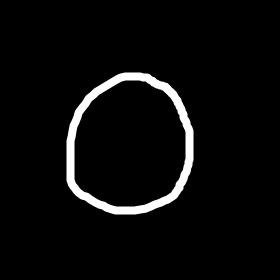
#> input picture mnist_test_imgs/280x280/0_fat.png, 280 x 280 px, found by its file name; its folder holds only this picture in this run
$ jupyter execute --allow-errors mnist.ipynb   (shell and % lines are left out)
#> lines starting #> are read from the running program, lines starting #| are printed output that depends on the picture; after the words box and inside, x2 and y2 are one past the last pixel; in counts of white or black regions, pixels touching at a corner belong together
Make sure you do two things:
    Confirm these settings:
        "livereveal": {
        "height": 1024,
        "scroll": true,
        "theme": "sky",
        "width": 2048
      }

      Also ensure that zoom is at 80%

<h1 align='center'>Welcome to the Cerebro lunch and learn!</h1>

<center></center>

<b>Today</b> we will be going through the classic 'MNIST' tutorial. By the end of this demo we will:

1. Train a Neural Network to predict Digits from the curated MNIST dataset
2. See if we can use this model to predict our own handwriting!

<h2 align='center'>While we pass around the Note</h2>

<center></center>

<h2 align='center'>let's talk shop</h2>

<h4 align='left-indent'>What is machine learning?</h4>

- ... a `buzzword` that refers to the practice of taking data, and applying algorithms to determine and predict behaviors, patterns, trends, using computers.
- “.... the science of getting computers to act without being explicitly programmed.” – [Stanford, Coursera, Andrew Ng -- Former Head of Google Brain](https://www.coursera.org/learn/machine-learning)

# Technically, ML has been around since the 1950, but only recently has it started to really take the world by storm.

## [Why?](https://www.forbes.com/sites/bernardmarr/2016/02/19/a-short-history-of-machine-learning-every-manager-should-read/#3233d50a15e7)

 Well because, it's readily available to anyone now with the advent of cloud computing (Thank you SoftLayer!) and because of the brilliant developers and researchers that have redefined the limits of machine learning.

<h2>Quick History</h2>

- 1950 <b>Alan Turing</b> creates turing test (can a machine fool a human?).

- 1952 <b>Arthur Samuel (IBM)</b> designed a model that could learn how to play checkers, becoming more efficient over time.

- 1997 <b>IBM Deep Blue</b> beats World Chess Champion using ML.

- 2006 <b>Geoff Hinton</b>, considered the 'Godfather of Deep Learning', basically created and proved the concept of artificial neural nets, back propagation, deep belief networks, etc...

- 2011 <b>Watson vs. Jeopardy</b>  Watson beats Jeopardy winners, Ken Jennings and Brad Rutter

- 2015 <b>GoogLeNet</b> is a 22 layer CNN and was the winner of ILSVRC 2014 with a top 5 error rate of 6.7% when it came to image classification.

<center></center>

<h1>Okay, so what's the difference between machine learning vs. conv nets vs. deep learning?</h1>

- Convolutional Neural Networks, Deep Neural Networks, Deep Learning Algorithms, etc.... are all _subsets_ of <b>ML.</b>
- They are all methods and practices used to teach machines how to learn and predict insightful data

# What does it look like?

<center></center>

<b>Current Applications</b>
- Self Driving Cars (Tesla)
- Image Detection and Tracking (Computer Vision)
- AI - IBM Watson
- Data Predictions (predicting when wells run dry, potential networking issues- optimal path, etc...)
- Model real world data and develop insights (commercial/retail, trends, stocks)

<b>What's the point?</b>

- Stand on the shoulders of giants.
- Having PHD/M.S. degree does not equate to ML Expertise
- Anyone with desire and commitment can learn what methods and techniques can be applied to tackle difficult problems, even if they don't have an advanced degree in mathematics or 10 years of research experience.
- Why not leverage what we can?

<center></center>

<h2 align = "center">Back to our agenda</h2>

- Train a Nueral Network to predict Digits from the curated MNIST dataset
- See if we can use this model to predict our own handwriting!

<h3>What is the `hello world` of Tensor Flow? (Keras, SKLearn, etc...)</h3>

* It is commonly referred to as the MNIST tutorial (784, 28x8)

* The tutorial will train a model using a handwritten dataset (labeled, supervised learning) that can beat a human at recognizing digits in images.

<b>Note: [The average human error rate is around 2-2.5%](https://papers.nips.cc/paper/656-efficient-pattern-recognition-using-a-new-transformation-distance.pdf)</b>

<h3>What is MNIST?</h3>

A curated handwritten dataset used for this tutorial
- MNIST Dataset (Handwritten dataset of 60k/10k labeled train/test images.
- What is the current state of the art?
    - [.23% Error rate!! (ICML 2013)](http://rodrigob.github.io/are_we_there_yet/build/classification_datasets_results.html)

<center><h1>Example Images from MNIST!</h1></center>

<center></center>

[cell 1]
import time
import cv2
import numpy as np
import os

from keras.datasets import mnist
from keras.models import Sequential
from keras.layers import Dense, Activation, Flatten, Dropout
from keras.utils import np_utils
from matplotlib import pyplot as plt

def mlp_model(input_shape, num_classes=10):
    """
    Multilayer perceptron model. Not a very deep network.
    :param input_dim:
    :param num_classes:
    :return:
    """
    # An "activation" is just a non-linear function applied to the output
    # of the layer above. Here, with a "rectified linear unit",
    # we clamp all values below 0 to 0.

    # This special "softmax" activation among other things,
    # ensures the output is a valid probaility distribution, that is
    # that its values are all non-negative and sum to 1.

    # Credits: https://github.com/wxs/keras-mnist-tutorial/blob/master/MNIST%20in%20Keras.ipynb
    # Xavier Snelgrove - cofounder of WhirlScape
    model = Sequential()
    model.add(Dense(512, input_shape=input_shape, kernel_initializer='normal', activation='relu'))
    model.add(Dropout(0.2)) # Dropout helps protect the model from memorizing or "overfitting" the training data
    model.add(Dense(512, input_shape=input_shape, kernel_initializer='normal', activation='relu'))
    model.add(Dropout(0.2))
    model.add(Dense(num_classes, kernel_initializer='normal', activation='softmax'))
    model.compile(loss='categorical_crossentropy', optimizer='adam', metrics=['accuracy'])
    print("Model Compiled! -- {}".format(model))
    return model

#> (the rest of this cell did not finish here and is left out)

[cell 2]
#Let's read the data
print('-'*20+'reading data'+'-'*20)
#> (the rest of this cell did not finish here and is left out)

# While the model trains... what does the model actually do?

<h4>Well Let's say we have an sensor (independent variable) that results in a value that we want to predict (dependant variable)</h4>

<center></center>

<center></center>

credits: Lucas Liew, StackExchange

# Easy, right? Well how about the math?

<center></center>

### Let's break it down
caveat: simplication

- activation functions (sigmoid) -- switches, 1 or 0. (Neurons)
    What is the collective value of the weights and their respective biases? In this case, what is the probability of a specific feature mapping to an output?
- weights -- allow you to determine how strong a given signal is
    Say you wanted to put a higher preference on a specific signal vs other features (signal strength)
- biases -- allow you to shift curves (y=mx+b)
    Say you wanted had the line y=mx+b. If the data was centered say at (0, 2) the line would be a poor fit.

# Okay I understand bias, over and underfitting, but why is this important?

- This is how we will describe and augment our model accuracies. By understanding these core concepts we can achieve a great deal of accuracy, while prodding the 'black box'

- We can apply 'smart' methods to 'automate' finding the best ways to tune parameters for the model, so that we maximize our accuracy and minimize our losses.

    - Kfolding (Stratified)
    - GridSearchCV

<center><h1>How do you score these models? What does that even mean?</h1></center>

<h3 align='left'>First Let's define `score`</h3>

- A score is the overall accuracy returned by the model when ran against our <b>test set</b> (10k images).
- <b>Note:</b> our model has never seen these images before, it was only trained on the <b>training set</b> (60k images).

<h3 align='left'>What are our metrics?</h3>

* Validation Accuracy (as the model runs, take a portion of our training data and test to see what our accuracy is).

* Loss: output of our loss function (categorical crossentropy formula)

#> (a cell that did not finish here is left out)

<center><h1> Results </h1></center>

Though our results may seem pretty great for the simplicity of the model -- it means nothing if it doesn't accomplish the predefined goal set forward...

<h3 align='left'>Takeaways</h3>

* Our model was not very deep (6 layers total, 4 hidden, 1 input, 1 output)

* We only trained for 10 epochs (number of complete training iterations)

* Our accuracy was good! But think what a 2% error rate would mean for self driving cars..

<center><h1> Now let's test our results on our own images! </h1></center>

<center></center>

<h1>This is where the preprocessing for original handwritten digits happens</h1>

[cell 4]
import os

im_fns = []
reshaped_imgs = []

img_path = os.path.realpath(os.getcwd()) + "\\mnist_test_imgs\\280x280\\"
print('Parsing Images In {}'.format(img_path))

for fn in os.listdir(img_path):
#     print(fn)
    if os.path.isdir('mnist_test_imgs\\' + fn):
#         print('This is a DIR: {}'.format(fn))
        continue
    else:
        im = cv2.imread(img_path + fn, 0)
#> im is the input picture: shape (280, 280); min 0, max 255, mean 10.7
        im_resized = cv2.resize(src=im, dsize=(28,28), interpolation=cv2.INTER_LINEAR)
        im_reshaped = im_resized.reshape(1, 784).astype('float32')/255.
        im_fns.append(fn)
        reshaped_imgs.append(im_reshaped)


print('Let\'s display the first 9 images drawn...')
fig = plt.figure()
#> (the rest of this cell did not finish here and is left out)

[cell 5]
# fn represents filename i.e. mnist_test_imgs/280x280/1_fat.png
# show_img is a bool that will show images if you want
# blur will blur the image before returning it with a 3x3 kernel
def scale_400(fn, show_img=True, blur=False):
    """This will scale 280x280 to 28x28 and convert the image to float ranging from 0 to 1"""

    gray = cv2.imread(fn, 0) # read image in gray
    gray=gray/255.
    # maintain aspect ratio and scale down 90% to 28x28 image shape
    resized_gray = cv2.resize(gray, None, fx=.1, fy=.1, interpolation=cv2.INTER_NEAREST)
    # this guy will display the image under this cell inline
    if show_img:
        plt.imshow(gray, cmap='gray')
        plt.title("This is before resizing")
        plt.figure()
        plt.imshow(resized_gray, cmap='gray')
        plt.title("This is after resizing")
        plt.figure()
        if blur:
            blurred = cv2.blur(resized_gray, (3,3))
            plt.imshow(blurred, cmap='gray')
            plt.title("This is after blurring")
            plt.figure()
            return blurred
    print("The shape of our image after resizing is {}".format(gray.shape))
    return resized_gray

# if you want to display the image it as easy as:
# 1. Read image using im = cv2.imread(image_filename, 0) -> 0 forces the func to read the image as gray (bw)
# 2. Pass object into plt.imshow(name_of_im, cmap='gray') -> cmap (color map) by default will not display in grayscale

# if you want to predict what digit is in the image using the model make sure to run the model (2 cells) then do
# model.predict_classes(im.reshape(1, 784)) --> we have to flatten the 28x28 image into 1x784
# the model.predict_classes() function will return a list with one number displaying what was shown

# to view the specific accuracies for each class you would need to do model.predict(im.reshape(1,784))
# keep in mind that this will contain a nested list of floats. The first value --> digit 0, second value --> digit 1, etc...

# Usage Examples
#> (the rest of this cell did not finish here and is left out)

## The struggle is real

Remember when we discussed overfitting? This model is notorious for breaking when it comes to deciphering actual hand written digits... but why? Didn't the dataset originally come from curated, handwritten digits?

Well here's why:
1. The MNIST Dataset providers chose to take very specific methods for curating these images...

    *"The original black and white (bilevel) images from NIST were size normalized to fit in a 20x20 pixel box while preserving their aspect ratio. The resulting images contain grey levels as a result of the anti-aliasing technique used by the normalization algorithm. the images were centered in a 28x28 image by computing the center of mass of the pixels, and translating the image so as to position this point at the center of the 28x28 field." - MNIST Site*

    So without those specific steps we cannot recreate the same level of accuracy. This is why preprocessing is important.


2. Preprocessing is probably the most important task in training an ML algorithm. It is also one of the hardest steps throughout the entire process

<h1>Everthing under here was me fooling around with different aspect ratios, resizing images and centering them... etc...</h1>

[cell 6]
gray = cv2.imread('mnist_test_imgs/400x400/2_.5_25.png', 0)
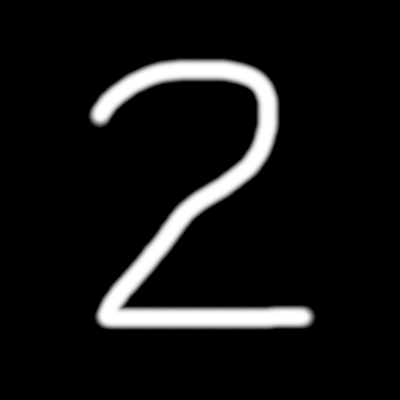
#> input picture mnist_test_imgs/400x400/2_.5_25.png, 400 x 400 px
#> gray is the input picture: shape (400, 400); min 0, max 255, mean 20.2
# print('Before resizing the image our image was {} x {}'.format(*gray.shape))
gray = gray/255.
# gray[gray>.9] = 1
# gray[gray<=.9]=0

gray = cv2.resize(gray, None, fx=.1, fy=.1, interpolation=cv2.INTER_NEAREST)
#> gray: shape (40, 40) float64
# convert to 0-1 range


while np.sum(gray[0]) == 0:
#     print('The top border is black')
    if gray.shape[0] == 28:
        break
    gray = gray[1:]
#> this loop made 6 passes
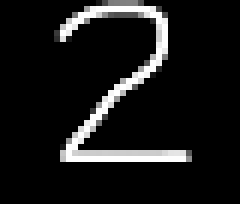
#> gray: shape (34, 40) float64 (shown 6 times larger); min 0, max 1, mean 0.0925
while np.sum(gray[:,0]) == 0:
    if gray.shape[1] == 28:
        break
#     print('The left border is black')
    gray = np.delete(gray,0,1)
#> this loop made 9 passes
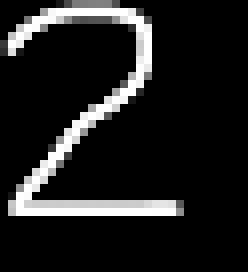
#> gray: shape (34, 31) float64 (shown 8 times larger); min 0, max 1, mean 0.119
while np.sum(gray[-1]) == 0:
    if gray.shape[0] == 28:
        break
#     print('The bottom border is black')
    gray = gray[:-1]
#> this loop made 7 passes
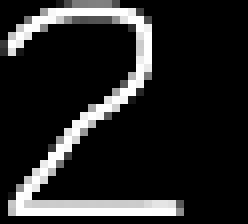
#> gray: shape (28, 31) float64 (shown 8 times larger); min 0, max 1, mean 0.145
while np.sum(gray[:,-1]) == 0:
    if gray.shape[1] == 28:
        break
#     print('The right border is black')
    gray = np.delete(gray,-1,1)
#> this loop made 4 passes
#> pass 1, `gray = np.delete(gray,-1,1)`:
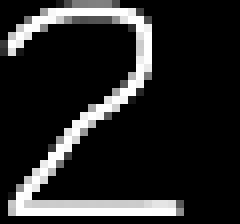
#> gray: shape (28, 30) float64 (shown 8 times larger); min 0, max 1, mean 0.15

print(gray.shape)
#| (28, 28)
if gray.shape[0] > 28 or gray.shape[1] > 28:
    print('uhoh')
    gray = cv2.resize(gray, (28,28), interpolation=cv2.INTER_NEAREST)
# [12 lines of commented-out code are left out]
plt.imshow(gray, cmap='gray')
#> (the rest of this cell did not finish here and is left out)

[cell 7]
#OLD WORK
#This is for if we had to resize from 400x400


#we need to read the image first, in gray scale
gray = cv2.imread('mnist_test_imgs/100x100/6_slim.png', 0) # your original image of 6
# gray = 255-gray
# gray = gray/255.


#> (the rest of this cell did not finish here and is left out)

[cell 8]
kernel = np.ones((3,3),np.uint8)
kernel2 = np.ones((1,1), np.uint8)
#> (the rest of this cell did not finish here and is left out)

#> (a cell that did not finish here is left out)

[cell 10]
new1 = cv2.imread('mnist_test_imgs/400x400/400x400x5xfat.png', 0)
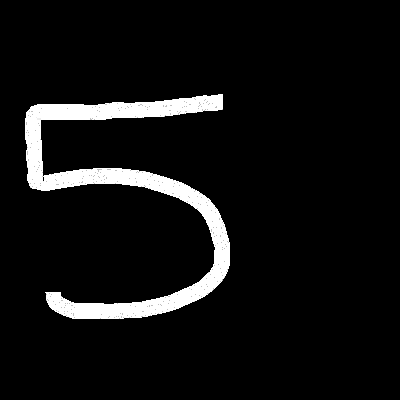
#> input picture mnist_test_imgs/400x400/400x400x5xfat.png, 400 x 400 px
#> new1 is the input picture: shape (400, 400); min 0, max 255, mean 17.2
new1 = cv2.resize(new1,None,fx=.1, fy=.1, interpolation=cv2.INTER_LINEAR)
#> new1: shape (40, 40)
new1[new1 < .05] = 0

new1 = cv2.resize(new1,None,fx=.5, fy=.5, interpolation=cv2.INTER_LINEAR)
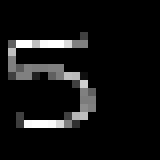
#> new1: shape (20, 20) (shown 8 times larger); min 0, max 255, mean 18
new1[new1>.80] = 1
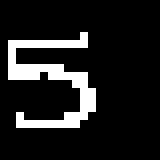
#> new1: shape (20, 20) (shown 8 times larger); values 0 (black) and 1 (white), 12.2% white in thin lines or dots, all inside (x1, y1, x2, y2) = (1, 4, 12, 16)
plt.imshow(new1, cmap='gray')
print(new1.shape)
#| (20, 20)
new_im = cv2.copyMakeBorder(new1, 4, 4, 4, 4, cv2.BORDER_CONSTANT,
    value=0)
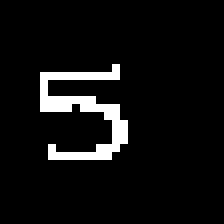
#> new_im: shape (28, 28) (shown 8 times larger); values 0 (black) and 1 (white), 6.2% white in thin lines or dots, all inside (x1, y1, x2, y2) = (5, 8, 16, 20)

#> (the rest of this cell did not finish here and is left out)

[cell 11]
kernel = np.ones((1,1),np.uint8)
dilatation = cv2.dilate(new_im,kernel,iterations = 1)

plt.imshow(dilatation)

[cell 12]
im_fns = []
reshaped_imgs = []

img_path = os.path.realpath(os.getcwd()) + "\\mnist_test_imgs\\400x400\\"
print('Parsing Images In {}'.format(img_path))

for fn in os.listdir(img_path):
    print(fn)
    if os.path.isdir('mnist_test_imgs\\' + fn):
        print('This is a DIR: {}'.format(fn))
        continue
    else:
        im = cv2.imread(img_path + fn, 0)
        im_resized = cv2.resize(src=im, dsize=(28,28), interpolation=cv2.INTER_LINEAR)
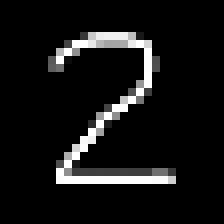
#> im_resized: shape (28, 28) (shown 8 times larger); min 0, max 255, mean 20.4
        im_reshaped = im_resized.reshape(1, 784).astype('float32')/255.
        im_fns.append(fn)
        reshaped_imgs.append(im_reshaped)


print('Let\'s display the first 9 images drawn...')
fig = plt.figure()
#> (the rest of this cell did not finish here and is left out)
